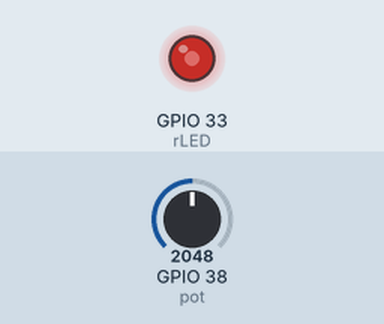
Simulated run of this program. Board: ESP32 board running MicroPython. Parts: output pins drawn as LEDs (lit = HIGH). The inputs (shaded band) are chosen by the test bench; at power-on: GPIO 38 (pot) = 2048 (analog values on the 0–4095 scale).

Above: at 1.2 s.
1.3 s: GPIO 38 (pot) set to 2866
At 1.9 s:
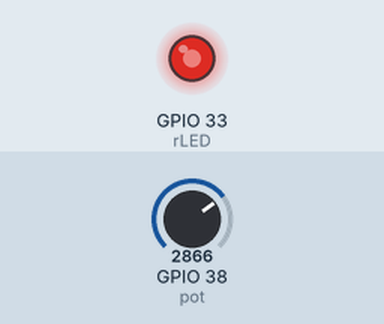
2.8 s: GPIO 38 (pot) set to 3603
At 4.0 s:
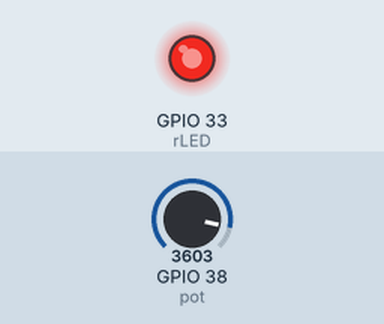
4.3 s: GPIO 38 (pot) set to 491
At 5.4 s:
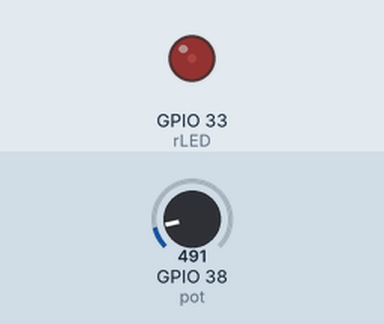
5.8 s: GPIO 38 (pot) set to 0
At 6.5 s:
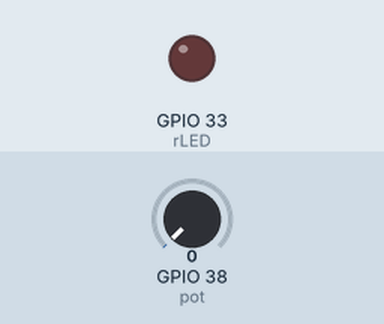
Timing chart, 0 to 8.3 s (numbered marks = the images above; inputs shaded):
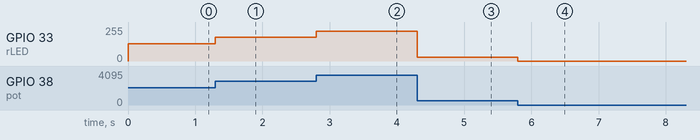

Measured:
- after the input at 1.3 s, GPIO 33 (rLED): 128/255 → 178/255 at once
- after the input at 2.8 s, GPIO 33 (rLED): 178/255 → 224/255 at once
- after the input at 4.3 s, GPIO 33 (rLED): 224/255 → 30/255 at once
- after the input at 5.8 s, GPIO 33 (rLED): 30/255 → 0/255 at once

The program:

task4.py
```python
from machine import Pin, ADC, PWM

rLED = PWM(Pin(33), freq = 1000)

pot = ADC(Pin(38))
pot.atten(ADC.ATTN_11DB)
pot.width(ADC.WIDTH_9BIT)

while True:
    duty = int((pot.read() / 511) * 1023)
    rLED.duty(duty)
```
